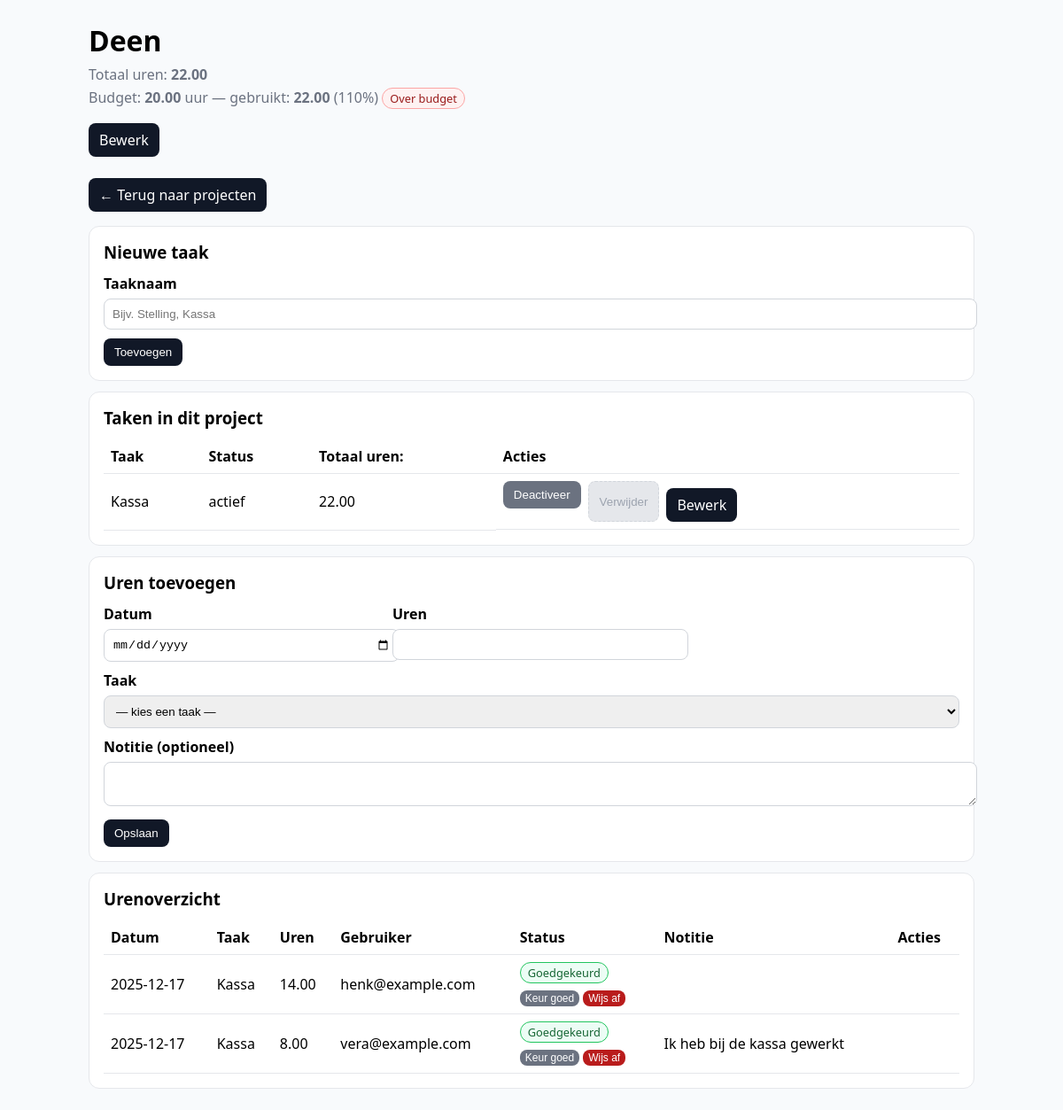
/project.php?id=14 (signed in), run on the app's committed database.
### tables this page shows
CREATE TABLE `projects` (
  `id` int(11) NOT NULL,
  `user_id` int(11) NOT NULL,
  `name` varchar(200) NOT NULL,
  `is_active` tinyint(1) NOT NULL DEFAULT 1,
  `planned_hours` decimal(6,2) DEFAULT NULL,
  `created_at` timestamp NOT NULL DEFAULT current_timestamp()
);

CREATE TABLE `project_tasks` (
  `id` int(11) NOT NULL,
  `project_id` int(11) NOT NULL,
  `name` varchar(200) NOT NULL,
  `is_active` tinyint(1) NOT NULL DEFAULT 1,
  `created_at` timestamp NOT NULL DEFAULT current_timestamp()
);

CREATE TABLE `time_entries` (
  `id` int(11) NOT NULL,
  `user_id` int(11) DEFAULT NULL,
  `project_id` int(11) DEFAULT NULL,
  `task_id` int(11) DEFAULT NULL,
  `entry_date` date NOT NULL,
  `project` varchar(200) NOT NULL,
  `task` varchar(200) NOT NULL,
  `hours` decimal(4,2) NOT NULL,
  `note` text DEFAULT NULL,
  `status` enum('pending','approved','rejected') NOT NULL DEFAULT 'pending',
  `created_at` timestamp NOT NULL DEFAULT current_timestamp(),
  `updated_at` timestamp NULL DEFAULT NULL
);

CREATE TABLE `users` (
  `id` int(11) NOT NULL,
  `email` varchar(255) NOT NULL,
  `password_hash` varchar(255) NOT NULL,
  `role` enum('employee','manager','admin') NOT NULL DEFAULT 'employee',
  `created_at` timestamp NOT NULL DEFAULT current_timestamp()
);

### src/auth.php (called while the page is built, shortened)
<?php
function currentUserRole(): ?string {
    return $_SESSION['user_role'] ?? null;
}

### public/project.php (the view, shortened to what this page needs)
<?php
$csrf = $_SESSION['csrf'];
require __DIR__ . '/../src/auth.php';
$uid  = currentUserId();
$role = currentUserRole();
$isManager = in_array($role, ['manager', 'admin'], true);
$config = require __DIR__ . '/../config.php';
$dsn = sprintf('mysql:host=%s;port=%s;dbname=%s;charset=utf8mb4', $config['host'], $config['port'], $config['dbname']);
$pdo = new PDO($dsn, $config['user'], $config['pass'], [
  PDO::ATTR_ERRMODE => PDO::ERRMODE_EXCEPTION,
  PDO::ATTR_DEFAULT_FETCH_MODE => PDO::FETCH_ASSOC
]);
function h($s){ return htmlspecialchars((string)$s, ENT_QUOTES, 'UTF-8'); }
$projectId = (int)($_GET['id'] ?? 0);
if ($isManager) {
  $st = $pdo->prepare("SELECT * FROM projects WHERE id = ?");
  $st->execute([$projectId]);
} else {
  $st = $pdo->prepare("SELECT * FROM projects WHERE id = ? AND user_id = ?");
  $st->execute([$projectId, $uid]);
}
$project = $st->fetch();
if ($isManager) {
  $sql = "
  SELECT t.id, t.name, t.is_active,
         COALESCE(SUM(te.hours),0) AS total_hours
  FROM project_tasks t
  LEFT JOIN time_entries te
    ON te.task_id   = t.id
   AND te.project_id = ?
   AND te.status    = 'approved'
  WHERE t.project_id = ?
  GROUP BY t.id, t.name, t.is_active
  ORDER BY t.name ASC
  ";
  $st = $pdo->prepare($sql);
  $st->execute([$projectId, $projectId]);
}
$tasks = $st->fetchAll();
if ($isManager) {
  $sql = "
  SELECT te.id,
         te.user_id,
         te.entry_date,
         te.hours,
         te.note,
         te.status,
         pt.name AS task_name,
         u.email AS user_email
  FROM time_entries te
  LEFT JOIN project_tasks pt ON pt.id = te.task_id
  LEFT JOIN users u ON u.id = te.user_id
  WHERE te.project_id = ?
  ORDER BY te.entry_date DESC, te.id DESC
  ";
  $st = $pdo->prepare($sql);
  $st->execute([$projectId]);
}
$entries = $st->fetchAll();
if ($isManager) {
    $sumStmt = $pdo->prepare("
        SELECT COALESCE(SUM(te.hours), 0) AS total
        FROM time_entries te
        JOIN project_tasks t ON t.id = te.task_id
        WHERE te.project_id = ?
          AND te.status = 'approved'
          AND t.is_active = 1
    ");
    $sumStmt->execute([$projectId]);
}
$totalHours = (float)$sumStmt->fetchColumn();
?>
<!doctype html>
<html lang="nl">
<head>
  <link rel="stylesheet" href="css/style.css">
</head>
<body>
  <header style="display:flex;justify-content:space-between;align-items:center;margin-bottom:12px">
<div>
  <h1 style="margin-bottom:6px"><?=h($project['name'])?></h1>
  <div class="muted">
    Totaal uren: <strong><?=number_format($totalHours,2)?></strong>
  </div>
  <?php
  $planned = $project['planned_hours'] ?? null;
  if ($planned !== null && $planned > 0):
      $plannedFloat = (float)$planned;
      $ratio = $plannedFloat > 0 ? ($totalHours / $plannedFloat) : 0;
      $perc  = round($ratio * 100);
  ?>
    <div class="muted" style="margin-top:4px;">
      Budget: <strong><?=number_format($plannedFloat,2)?></strong> uur —
      gebruikt: <strong><?=number_format($totalHours,2)?></strong> (<?=$perc?>%)
      <?php if ($ratio > 1): ?>
        <span class="badge status-rejected">Over budget</span>
      <?php elseif ($ratio >= 0.8): ?>
        <span class="badge status-pending">Bijna vol</span>
      <?php else: ?>
        <span class="badge status-approved">Binnen budget</span>
      <?php endif; ?>
    </div>
  <?php endif; ?>
  <div style="margin-top:8px;display:flex;gap:8px;flex-wrap:wrap">
    <a class="btn btn-secondary" href="project.php?id=<?=$projectId?>&edit_project=1">Bewerk</a>
  </div>
</div>
  </header>
  <p><a class="btn" href="projects.php">← Terug naar projecten</a></p>
  <div class="card">
    <h3>Nieuwe taak</h3>
    <form method="post" action="project.php?id=<?=$projectId?>">
      <label>Taaknaam</label>
      <input type="text" name="task_name" placeholder="Bijv. Stelling, Kassa" required>
      <button class="btn" type="submit">Toevoegen</button>
    </form>
  </div>
  <div class="card">
    <h3>Taken in dit project</h3>
    <?php if (!$tasks): ?>
      <p class="muted">Nog geen taken. Voeg er hierboven één toe.</p>
    <?php else: ?>
      <table>
        <thead><tr><th>Taak</th><th>Status</th><th>Totaal uren: </th><th>Acties</th></tr></thead>
        <tbody>
          <?php foreach ($tasks as $t): $tid=(int)$t['id']; $inactive = !$t['is_active']; ?>
            <tr>
              <td><?=h($t['name'])?></td>
              <td><?= $inactive ? '<span class="badge inactive">inactief</span>' : 'actief' ?></td>
              <td><?=number_format((float)$t['total_hours'],2)?></td>
              <td style="display:flex;gap:8px;flex-wrap:wrap">
                <?php if ($inactive): ?>
                  <form method="post" action="project.php?id=<?=$projectId?>">
                    <input type="hidden" name="csrf" value="<?=h($csrf)?>">
                    <input type="hidden" name="mode" value="activate_task">
                    <input type="hidden" name="task_id" value="<?=$tid?>">
                    <button class="btn btn-secondary" type="submit">Activeer</button>
                  </form>
                  <form method="post" action="project.php?id=<?=$projectId?>" onsubmit="return confirm('Echt verwijderen? Dit kan alleen als er geen uren zijn.');">
                    <input type="hidden" name="csrf" value="<?=h($csrf)?>">
                    <input type="hidden" name="mode" value="delete_task">
                    <input type="hidden" name="task_id" value="<?=$tid?>">
                    <button class="btn btn-danger" type="submit">Verwijder</button>
                  </form>
                <?php else: ?>
                  <form method="post" action="project.php?id=<?=$projectId?>" onsubmit="return confirm('Taak deactiveren?');">
                    <button class="btn btn-secondary" type="submit">Deactiveer</button>
                  </form>
                  <button class="btn btn-danger disabled" type="button" title="Deactiveer eerst">Verwijder</button>
                <?php endif; ?>
                <a class="btn btn-secondary" href="project.php?id=<?=$projectId?>&edit_task=<?=$tid?>">Bewerk</a>
              </td>
            </tr>
          <?php endforeach; ?>
        </tbody>
      </table>
    <?php endif; ?>
  </div>
  <div class="card">
    <h3>Uren toevoegen</h3>
    <?php if (!$tasks): ?>
      <p class="muted">Je moet eerst minstens één <strong>actieve</strong> taak hebben om uren te kunnen boeken.</p>
    <?php else: ?>
      <form method="post" action="project.php?id=<?=$projectId?>">
        <div class="grid">
          <div>
            <label>Datum</label>
            <input type="date" name="entry_date" required>
          </div>
          <div>
            <label>Uren</label>
            <input type="number" step="0.25" min="0.25" max="24" name="hours" required>
          </div>
        </div>
        <label>Taak</label>
        <select name="task_id" required>
          <option value="">— kies een taak —</option>
        </select>
        <label>Notitie (optioneel)</label>
        <textarea name="note" rows="2"></textarea>
        <button class="btn" type="submit">Opslaan</button>
      </form>
    <?php endif; ?>
  </div>
  <div class="card">
    <h3>Urenoverzicht</h3>
    <?php if (!$entries): ?>
      <p class="muted">Nog geen uren geboekt op dit project.</p>
    <?php else: ?>
          <table>
  <thead>
    <tr>
      <th>Datum</th>
      <th>Taak</th>
      <th>Uren</th>
      <?php if ($isManager): ?>
        <th>Gebruiker</th>
      <?php endif; ?>
      <th>Status</th>
      <th>Notitie</th>
      <th>Acties</th>
    </tr>
  </thead>
  <tbody>
   <?php foreach ($entries as $e): ?>
      <tr>
        <td><?=h($e['entry_date'])?></td>
        <td><?=h($e['task_name'] ?? '—')?></td>
        <td><?=h($e['hours'])?></td>
        <?php if ($isManager): ?>
          <td><?=h($e['user_email'] ?? '')?></td>
        <?php endif; ?>
        <td>
          <?php if ($e['status'] === 'approved'): ?>
            <span class="badge status-approved">Goedgekeurd</span>
          <?php elseif ($e['status'] === 'rejected'): ?>
            <span class="badge status-rejected">Afgewezen</span>
          <?php else: ?>
            <span class="badge status-pending">In afwachting</span>
          <?php endif; ?>
          <?php if ($isManager): ?>
            <div style="margin-top:4px;display:flex;gap:4px;flex-wrap:wrap">
              <form method="post" action="project.php?id=<?=$projectId?>">
                <button type="submit" class="btn btn-secondary" style="padding:2px 6px;font-size:.75rem;">Keur goed</button>
              </form>
              <form method="post" action="project.php?id=<?=$projectId?>">
                <button type="submit" class="btn btn-danger" style="padding:2px 6px;font-size:.75rem;">Wijs af</button>
              </form>
            </div>
          <?php endif; ?>
        </td>
        <td><?=nl2br(h($e['note']))?></td>
        <td style="white-space:nowrap">
        </td>
      </tr>
    <?php endforeach; ?>
  </tbody>
</table>
    <?php endif; ?>
  </div>
</body>
</html>

### public/css/style.css (style rules this page uses)
body { font-family: system-ui, Segoe UI, Arial, sans-serif; max-width: 1000px; margin: 24px auto; padding: 0 16px; background: #f8fafc; }
h1, h2, h3 { margin: 0 0 12px; }
.muted { color: #6b7280; }
.grid { display: grid; grid-template-columns: repeat(auto-fill, minmax(300px, 1fr)); gap: 12px; }
.card { border: 1px solid #e5e7eb; border-radius: 12px; padding: 16px; background: #fff; margin-bottom: 12px; }
a.btn { display: inline-block; background: #111827; color: #fff; text-decoration: none; border-radius: 8px; padding: 8px 12px; margin-top: 8px; }
.btn { background: #111827; color: #fff; border: 0; border-radius: 8px; padding: 8px 12px; cursor: pointer; }
.btn-secondary { background: #6b7280; color: #fff; border: 0; border-radius: 8px; padding: 8px 12px; cursor: pointer; }
.btn-danger { background: #b91c1c; color: #fff; border: 0; border-radius: 8px; padding: 8px 12px; cursor: pointer; }
.btn-danger.disabled { background: #e5e7eb; color: #9ca3af; border: 1px dashed #d1d5db; cursor: not-allowed; }
input, select, textarea { width: 100%; padding: 9px; border: 1px solid #d1d5db; border-radius: 8px; margin: 6px 0 10px; }
label { font-weight: 600; }
table { width: 100%; border-collapse: collapse; }
th, td { border-bottom: 1px solid #e5e7eb; padding: 8px; text-align: left; }
.badge { display: inline-block; padding: 2px 8px; border-radius: 999px; font-size: 0.8rem; border: 1px solid #e5e7eb; }
.badge.status-approved { background: #ecfdf5; border-color: #22c55e; color: #166534; }
.badge.status-rejected { background: #fef2f2; border-color: #fca5a5; color: #991b1b; }
header { display: flex; justify-content: space-between; align-items: center; margin-bottom: 12px; }

### data on the page
projects: name "Deen", planned_hours "20.00"
project_tasks: name "Kassa", is_active "actief", total_hours "22.00"
time_entries: entry_date "2025-12-17", task.name "Kassa", hours "14.00", user.email "henk@example.com", status "Goedgekeurd"
time_entries: entry_date "2025-12-17", task.name "Kassa", hours "8.00", user.email "vera@example.com", status "Goedgekeurd", note "Ik heb bij de kassa gewerkt"

### other printed values
$totalHours "22.00"
$perc "110"
